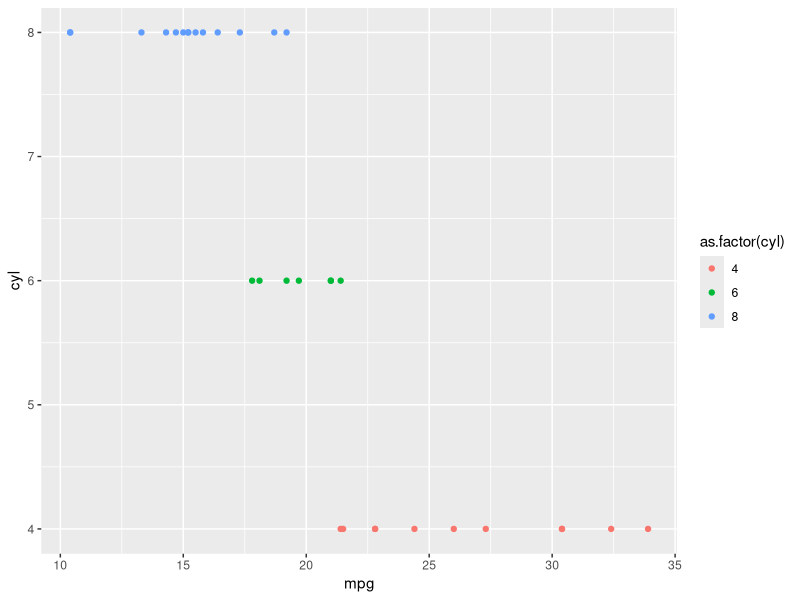

R code for this plot:
## ---- chunk 1
#| warning: false
library(tidyverse)
## ---- chunk 2
#| fig-cap: "A plot of mtcars"
#| fig-alt: "A scatter plot of mpg vs cylinder"
#| code-fold: true
#| code-summary: "Plot mpg v cylinder"
mtcars %>% 
  ggplot(aes(mpg, cyl)) +
  geom_point(aes(color = as.factor(cyl))) 
